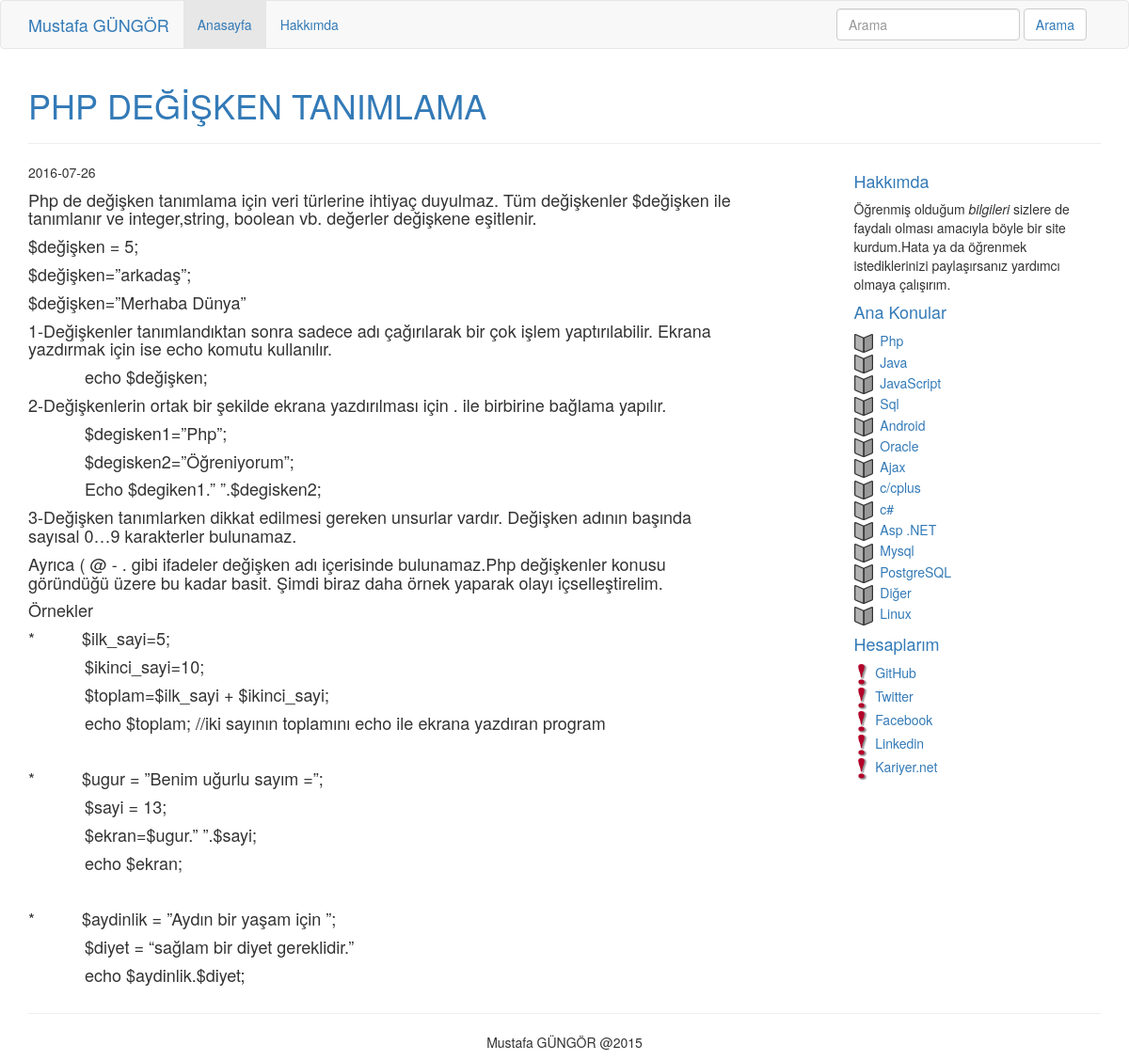
The page / on the database its author committed.
### tables this page shows
CREATE TABLE IF NOT EXISTS `blog` (
  `blog_id` int(11) NOT NULL AUTO_INCREMENT,
  `baslik_id` text NOT NULL,
  `blog_title` text NOT NULL,
  `blog_main` text NOT NULL,
  `blog_aciklama` text NOT NULL,
  `blog_date` date NOT NULL,
  PRIMARY KEY (`blog_id`)
);

CREATE TABLE IF NOT EXISTS `diller` (
  `konu_id` int(11) NOT NULL AUTO_INCREMENT,
  `konu_ad` varchar(50) NOT NULL,
  PRIMARY KEY (`konu_id`)
);

### page/menu_cek.php (the view)
<?php
	$menucek=mysqli_query($baglanti,"select * from diller");
	while($oku=mysqli_fetch_assoc($menucek)){
				echo '<li><a href="mainpage.php?konu_ad='.$oku['konu_ad'].'"><img src="img/message.png" width="20" height="20">&nbsp;&nbsp;'.$oku['konu_ad'].'</a></li>';
				}
?>

### index.php (shortened to what this page needs)
<?php
  include("connect/connect.php");
?>
<!DOCTYPE html>
<html lang="en">
<head>
<link rel="stylesheet" href="css/bootstrap.css">
</head>
<body>
<nav class="navbar navbar-default">
  <div class="container">
   <div class="navbar-header">
      <a class="navbar-brand" href="index.php" style="color:#337ab7;">Mustafa GÜNGÖR</a> </div>
    <div class="collapse navbar-collapse" id="myDefaultNavbar1">
      <ul class="nav navbar-nav">
        <li class="active"><a href="index.php" style="color:#337ab7;">Anasayfa <span class="sr-only">(current)</span></a></li>
        <li><a href="hakkimda.php" style="color:#337ab7;">Hakkımda</a></li>
      </ul>
      <form class="navbar-form navbar-right" role="search" method="get" action="page/search.php">
        <div class="form-group">
          <input type="text" name="isim" id="arama" class="form-control" placeholder="Arama" style="color:#337ab7;">
        </div>
        <button type="submit" class="btn btn-default" style="color:#337ab7;">Arama</button>
      </form>
</div>
  </div>
</nav>
<div class="container">
      <div class="blog-header">
        <h1 class="blog-title"><?php
				$komut="select * from blog where blog_id=4";
				$sorgu=mysqli_query($baglanti,$komut);
				while($oku=mysqli_fetch_assoc($sorgu)){
				echo "<h1 style='color:#337ab7;'>".$oku['blog_title']."</h1>";
				}
		?></h1>
        <p class="lead blog-description"><hr></p>
      </div>
      <div class="row">
        <div class="col-sm-8 blog-main">
          <div class="blog-post">
            <p class="blog-post-meta"><?php
					$sorgu=mysqli_query($baglanti,$komut);
				while($oku=mysqli_fetch_assoc($sorgu)){
				echo $oku['blog_date'];
				}
			?></p>
			<h4><?php  $sorgu=mysqli_query($baglanti,$komut);
				while($oku=mysqli_fetch_assoc($sorgu)){
				echo $oku['blog_main'];
				}?></h4>
          </div>
        </div>
        <div class="col-sm-3 col-sm-offset-1 blog-sidebar">
          <div class="sidebar-module sidebar-module-inset">
            <h4 style="color:#337ab7;">Hakkımda</h4>
            <p>Öğrenmiş olduğum <em>bilgileri</em> sizlere de faydalı olması amacıyla böyle bir site kurdum.Hata ya da öğrenmek istediklerinizi paylaşırsanız yardımcı olmaya çalışırım.</p>
          </div>
          <div class="sidebar-module">
            <h4 style="color:#337ab7;">Ana Konular</h4>
            <ol class="list-unstyled">
            <?php include("page/menu_cek.php"); ?>
            </ol>
          </div>
          <div class="sidebar-module">
            <h4 style="color:#337ab7;">Hesaplarım</h4>
            <ol class="list-unstyled">
              <li><a href="https://github.com/mustafagungor"><img src="img/kisi.gif" width="15" height="25">&nbsp;&nbsp;GitHub</a></li>
              <li><a href="#"><img src="img/kisi.gif" width="15" height="25">&nbsp;&nbsp;Twitter</a></li>
              <li><a href="https://www.facebook.com/mgngr"><img src="img/kisi.gif" width="15" height="25">&nbsp;&nbsp;Facebook</a></li>
              <li><a href="https://tr.linkedin.com/in/mustafa-güngör-47b122b7"><img src="img/kisi.gif" width="15" height="25">&nbsp;&nbsp;Linkedin</a></li>
              <li><a href="#"><img src="img/kisi.gif" width="15" height="25">&nbsp;&nbsp;Kariyer.net</a></li>
            </ol>
          </div>
        </div>
      </div>
		<hr>
    </div>
    <footer class="text-center">
  <div class="container">
    <div class="row">
      <div class="col-xs-12">
        <p>Mustafa GÜNGÖR @2015</p>
      </div>
    </div>
  </div>
</footer>
</body>
</html>

### rows shown on the page
blog: blog_title "PHP DEĞİŞKEN TANIMLAMA", blog_date "2016-07-26", blog_main "Php de değişken tanımlama için veri türlerine ihtiyaç duyulmaz. Tüm değişkenler $değişken ile tanımlanır ve integer,string, boolean vb. değerler değişkene eşitlenir. $değişken = 5; $değişken=”arkadaş”; $değişken=”Merhaba Dünya” 1-Değişkenler tanımlandıktan sonra sadece adı çağırılarak bir çok işlem yaptırılabilir. Ekrana yazdırmak için ise echo komutu kullanılır. echo $değişken; 2-Değişkenlerin ortak bir şekilde ekrana yazdırılması için . ile birbirine bağlama yapılır. $degisken1=”Php”; $degisken2=”Öğreniyorum”; Echo $degiken1.” ”.$degisken2; 3-Değişken tanımlarken dikkat edilmesi gereken unsurlar vardır. Değişken adının başında sayısal 0…9 karakterler bulunamaz. Ayrıca ( @ - . gibi…"
diller: konu_ad "Php"
diller: konu_ad "Java"
diller: konu_ad "JavaScript"
diller: konu_ad "Sql"
diller: konu_ad "Android"
diller: konu_ad "Oracle"
diller: konu_ad "Ajax"
diller: konu_ad "c/cplus"
diller: konu_ad "c#"
diller: konu_ad "Asp .NET"
diller: konu_ad "Mysql"
diller: konu_ad "PostgreSQL"
diller: konu_ad "Diğer"
diller: konu_ad "Linux"
